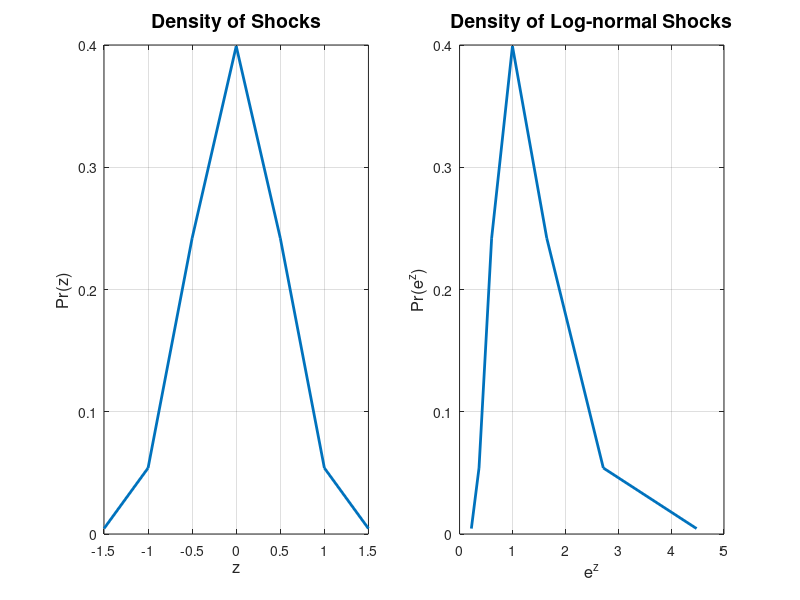
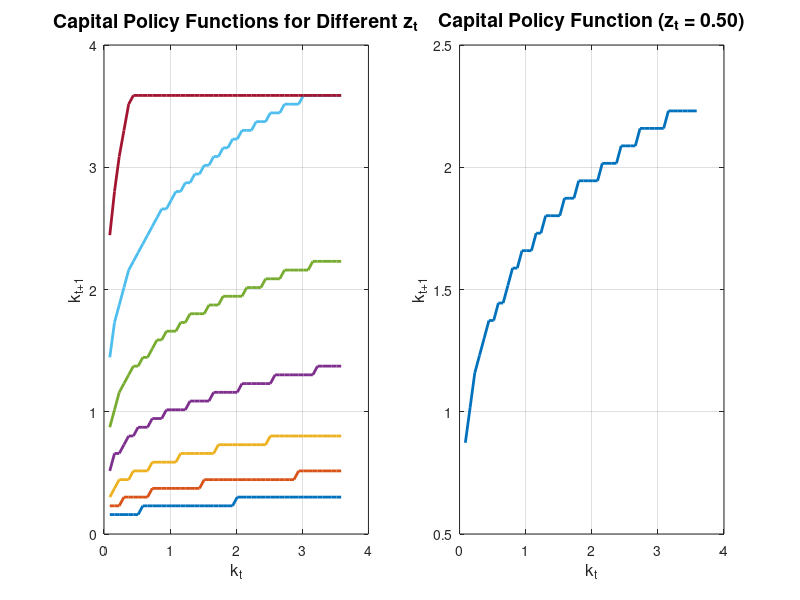
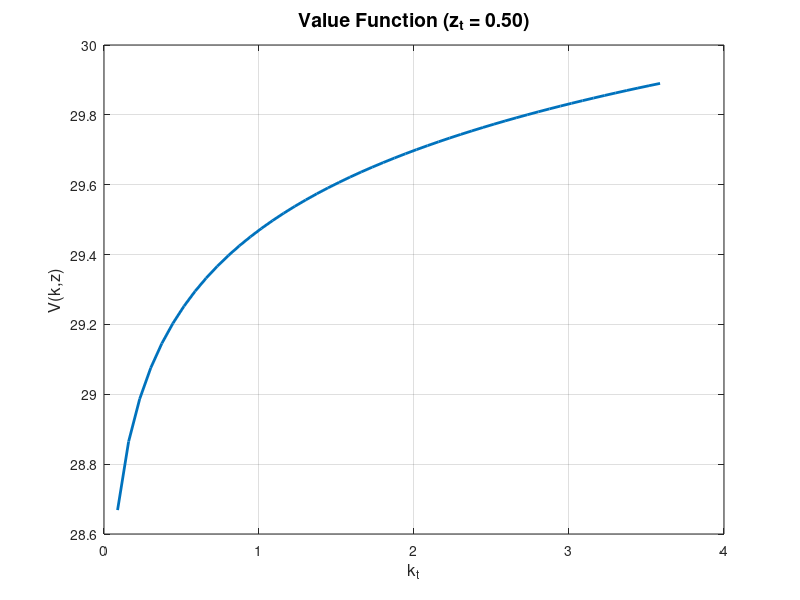

MATLAB code to generate these figures, in order:
%**************************************************************************
%                   Tutorial 4. One-sector Growth Model                   %
%                 MSc Advanced Economic Theory (ECON0057)                 %
%                             Problem set 3                               %
%**************************************************************************
%  
% Numerical Solution to the Neoclassical Growth Model
%
% The dynamic problem:
% 
%          V(k,z) = max U[exp(z)*f(k) - k'] + beta*E[V(k',z')]
%
% where: U(c) = log(c)
%        f(k) = A*k^alpha

%% 1. Initialization
clear all; close all; clc;

%% 2. Parameters
% Economic Parameters
params.beta  = 0.96;                  % Discount factor
params.alpha = 0.25;                  % Capital output elasticity 
params.sigma = 0.5;                   % Standard deviation of shocks
params.A     = (params.alpha * params.beta)^(-1);  % TFP (implies kss = 1)

% Grid Parameters
params.kmin  = 0.0875;               % Lowest level of capital
params.kmax  = 3.5875;               % Highest level of capital
params.n     = 50;                   % Capital grid length
params.zmin  = -3 * params.sigma;    % Lowest TFP shock
params.zmax  = 3 * params.sigma;     % Highest TFP shock 
params.m     = 7;                    % TFP shock grid length

% Numerical Parameters
params.maxit = 1000;                 % Maximum iterations
params.tol   = 1.0e-5/(1-params.beta); % Convergence tolerance
params.print = true;                 % Plot option

%% 3. Grid Construction
% Create state space grids
k_grid = linspace(params.kmin, params.kmax, params.n)';
z_grid = linspace(params.zmin, params.zmax, params.m)';

% Compute shock density
q_dens = normpdf(z_grid/params.sigma, 0);
q_dens = q_dens / sum(q_dens);

% Visualize grids if requested
if params.print
    figure('Name', 'Shock Distributions', 'Position', [100 100 1200 500])
    
    % Normal distribution of shocks
    subplot(1,2,1)
    plot(z_grid, q_dens, 'LineWidth', 2)
    xlabel('z', 'FontSize', 12)
    ylabel('Pr(z)', 'FontSize', 12)
    title('Density of Shocks', 'FontSize', 14)
    grid on
    
    % Log-normal distribution
    subplot(1,2,2)
    plot(exp(z_grid), q_dens, 'LineWidth', 2)
    xlabel('e^z', 'FontSize', 12)
    ylabel('Pr(e^z)', 'FontSize', 12)
    title('Density of Log-normal Shocks', 'FontSize', 14)
    grid on
end

%% 4. Utility Computation
% Create 3D matrices for computation
[K, KPRIME, Z] = ndgrid(k_grid, k_grid, z_grid);

% Compute production and utility
F = exp(Z) .* params.A .* K.^params.alpha;
U = log(max(F - KPRIME, 0));

clear K KPRIME Z F

%% 5. Value Function Iteration
% Initialize
V0 = zeros(params.n, params.m);
tic;

% Main iteration loop
for it = 1:params.maxit
    % Compute expected value
    EV = V0 * q_dens;
    EV1 = repmat(EV', params.n, 1, params.m);
    V1 = U + params.beta * EV1;
    
    % Find optimal policy
    [VF, I] = max(V1, [], 2);
    VF = reshape(VF, params.n, params.m);
    
    % Check convergence
    dist = norm(VF - V0);
    if dist < params.tol
        fprintf('Convergence achieved after %d iterations\n', it)
        break
    elseif it == params.maxit
        warning('Maximum iterations reached without convergence')
    end
    
    V0 = VF;
end

computation_time = toc;

%% 6. Policy Function Construction
% Reshape policy function
kindex = reshape(I, params.n, params.m);
k_star = k_grid(kindex);
k_star = reshape(k_star, params.n, params.m);

%% 7. Visualization
if params.print
    % Figure 3: Policy functions for all z_t
    figure('Name', 'Policy Functions', 'Position', [100 100 1200 400])
    
    subplot(1,2,1)
    plot(k_grid, k_star, 'LineWidth', 2)
    xlabel('k_t', 'FontSize', 12)
    ylabel('k_{t+1}', 'FontSize', 12)
    title('Capital Policy Functions for Different z_t', 'FontSize', 14)
    grid on
    
    % Figure 4: Policy function for specific z_t
    zval = floor(4*params.m/5);
    subplot(1,2,2)
    plot(k_grid, k_star(:,zval), 'LineWidth', 2)
    xlabel('k_t', 'FontSize', 12)
    ylabel('k_{t+1}', 'FontSize', 12)
    title(sprintf('Capital Policy Function (z_t = %.2f)', z_grid(zval)), 'FontSize', 14)
    grid on
    
    % Figure 5: Value function
    figure('Name', 'Value Function', 'Position', [100 100 600 400])
    plot(k_grid, VF(:,zval), 'LineWidth', 2)
    xlabel('k_t', 'FontSize', 12)
    ylabel('V(k,z)', 'FontSize', 12)
    title(sprintf('Value Function (z_t = %.2f)', z_grid(zval)), 'FontSize', 14)
    grid on
end

% Display computation time
fprintf('Computation time: %.2f seconds\n', computation_time)